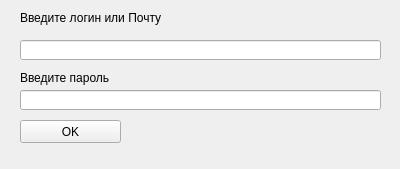
<?xml version="1.0" encoding="UTF-8"?>
<ui version="4.0">
 <class>Form</class>
 <widget class="QWidget" name="Form">
  <property name="geometry">
   <rect>
    <x>0</x>
    <y>0</y>
    <width>400</width>
    <height>169</height>
   </rect>
  </property>
  <property name="windowTitle">
   <string>Form</string>
  </property>
  <widget class="QLineEdit" name="Nick">
   <property name="geometry">
    <rect>
     <x>20</x>
     <y>40</y>
     <width>361</width>
     <height>20</height>
    </rect>
   </property>
  </widget>
  <widget class="QLabel" name="LorN">
   <property name="geometry">
    <rect>
     <x>20</x>
     <y>10</y>
     <width>141</width>
     <height>16</height>
    </rect>
   </property>
   <property name="text">
    <string>Введите логин или Почту</string>
   </property>
  </widget>
  <widget class="QLineEdit" name="Pas">
   <property name="geometry">
    <rect>
     <x>20</x>
     <y>90</y>
     <width>361</width>
     <height>20</height>
    </rect>
   </property>
   <property name="text">
    <string/>
   </property>
  </widget>
  <widget class="QLabel" name="LorN_2">
   <property name="geometry">
    <rect>
     <x>20</x>
     <y>70</y>
     <width>141</width>
     <height>16</height>
    </rect>
   </property>
   <property name="text">
    <string>Введите пароль</string>
   </property>
  </widget>
  <widget class="QPushButton" name="OK">
   <property name="geometry">
    <rect>
     <x>20</x>
     <y>120</y>
     <width>101</width>
     <height>23</height>
    </rect>
   </property>
   <property name="text">
    <string>OK</string>
   </property>
  </widget>
 </widget>
 <resources/>
 <connections/>
</ui>
